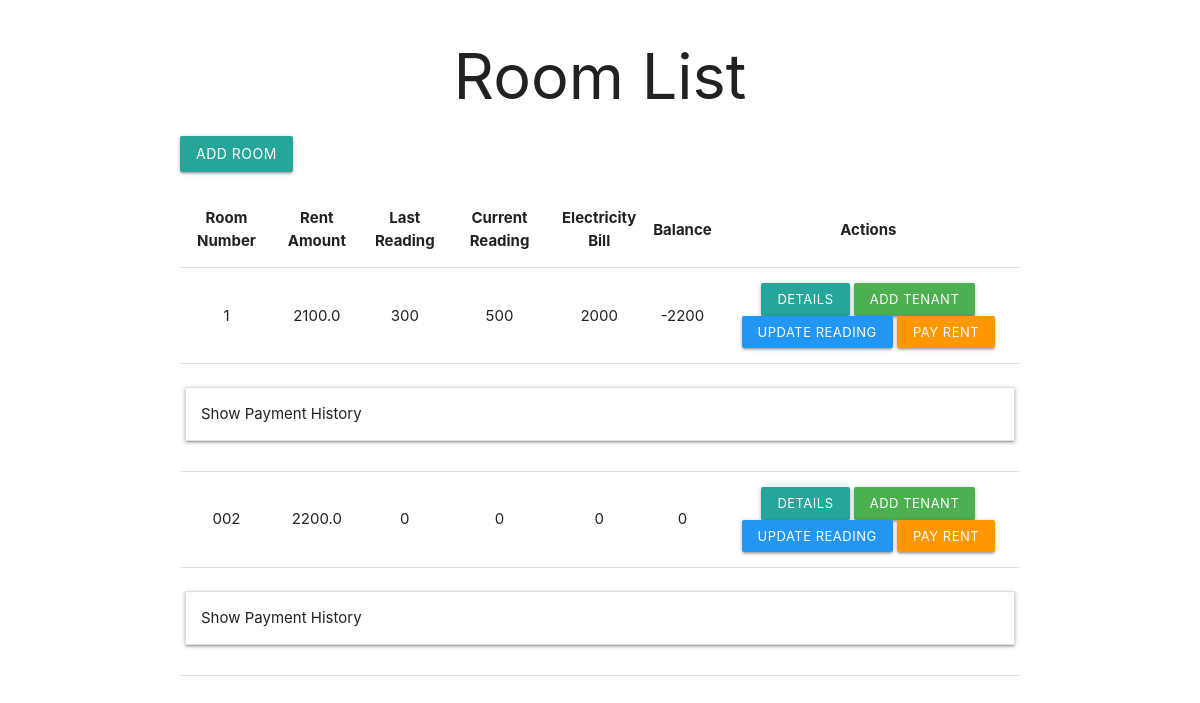
Before: / with the older database file.
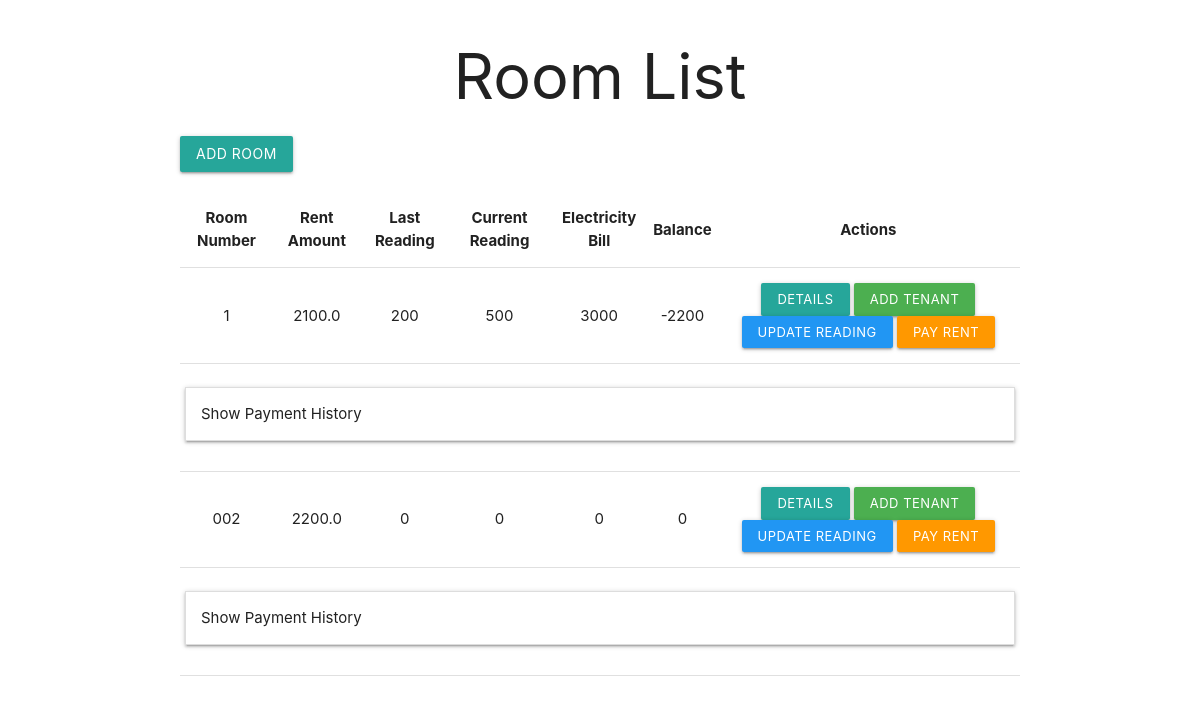
After: the same page with the newer database file.
### tables this page shows
CREATE TABLE rooms (
            room_id INTEGER PRIMARY KEY AUTOINCREMENT,
            room_number TEXT,
            rent_amount REAL,
            is_active INTEGER
        , previous_meter_reading INTEGER DEFAULT 0, current_meter_reading INTEGER DEFAULT 0, balance INTEGER DEFAULT 0);

### app.py (the view)
@app.route('/')
def index():
    conn = connect_db()
    rooms = conn.execute('SELECT * FROM rooms').fetchall()
    room_payment_history = {}
    for room in rooms:
        payments = conn.execute('SELECT * FROM payments WHERE room_id=? ORDER BY payment_date DESC', (room['room_id'],)).fetchall()
        room_payment_history[room['room_id']] = payments
    for room in rooms:
        balance = room['balance'] if 'balance' in room else 0
    conn.close()
    return render_template('index.html', rooms=rooms, room_payment_history=room_payment_history)

### app.py (called while the page is built)
def connect_db():
    conn = sqlite3.connect('rent_management.db')
    conn.row_factory = sqlite3.Row
    return conn

### templates/index.html (shortened to what this page needs)
<!DOCTYPE html>
<html>
<head>
    <link href="https://cdnjs.cloudflare.com/ajax/libs/materialize/1.0.0/css/materialize.min.css" rel="stylesheet">
</head>
<body>
    <div class="container">
        <h1 class="center-align">Room List</h1>
        <div class="row">
            <a href="{{ url_for('add_room') }}" class="btn waves-effect waves-light">Add Room</a>
        </div>
        <table class="highlight centered">
            <thead>
                <tr>
                    <th>Room Number</th>
                    <th>Rent Amount</th>
                    <th>Last Reading</th>
                    <th>Current Reading</th>
                    <th>Electricity Bill</th>
                    <th>Balance</th>
                    <th>Actions</th>
                </tr>
            </thead>
            <tbody>
                {% for room in rooms %}
                <tr>
                    <td>{{ room['room_number'] }}</td>
                    <td>{{ room['rent_amount'] }}</td>
                    <td>{{ room['previous_meter_reading'] }}</td>
                    <td>{{ room['current_meter_reading'] }}</td>
                    <td>{{ (room['current_meter_reading'] - room['previous_meter_reading']) * 10 }}</td>
                    <td>{{ room['balance'] }}</td>
                    <td>
                        <a href="{{ url_for('room_details', room_id=room['room_id']) }}" class="btn-small waves-effect waves-light">Details</a>
                        <a href="{{ url_for('add_tenant', room_id=room['room_id']) }}" class="btn-small waves-effect waves-light green">Add Tenant</a>
                        <a href="{{ url_for('update_reading', room_id=room['room_id']) }}" class="btn-small waves-effect waves-light blue">Update Reading</a>
                        <a href="{{ url_for('pay_rent', room_id=room['room_id']) }}" class="btn-small waves-effect waves-light orange">Pay Rent</a>
                    </td>
                </tr>
                <tr>
                    <td colspan="7">
                        <ul class="collapsible">
                            <li>
                                <div class="collapsible-header">
                                    <span>Show Payment History</span>
                                </div>
                            </li>
                        </ul>
                    </td>
                </tr>
                {% endfor %}
            </tbody>
        </table>
    </div>
</body>
</html>

Changed rows visible on the page:
changed rooms (number 1 of 2 on the later page): previous_meter_reading "300" → "200"; current_meter_reading+previous_meter_reading "2000" → "3000"
